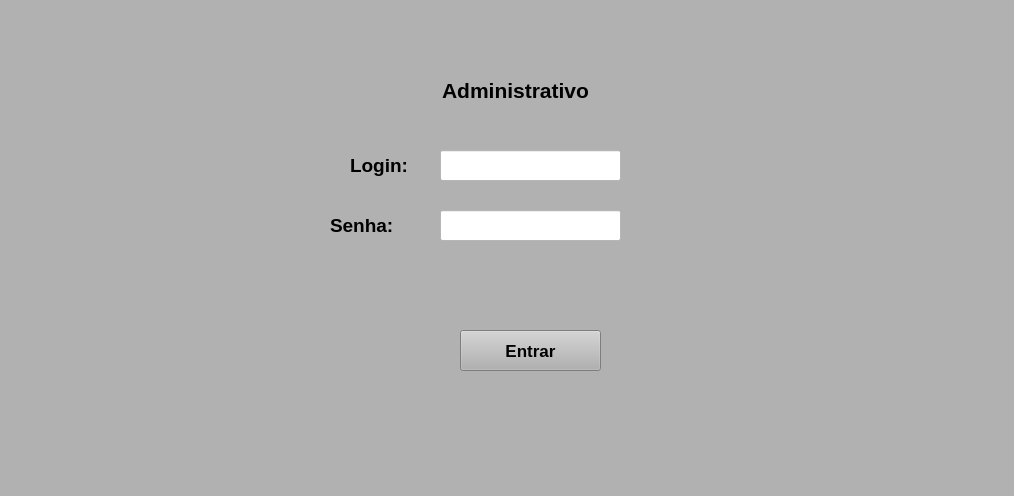
<?xml version="1.0" encoding="UTF-8"?>
<ui version="4.0">
 <class>MainWindow</class>
 <widget class="QMainWindow" name="MainWindow">
  <property name="geometry">
   <rect>
    <x>0</x>
    <y>0</y>
    <width>1014</width>
    <height>496</height>
   </rect>
  </property>
  <property name="windowTitle">
   <string>MainWindow</string>
  </property>
  <property name="styleSheet">
   <string notr="true">background-color: rgb(177, 177, 177);</string>
  </property>
  <widget class="QWidget" name="centralwidget">
   <widget class="QLabel" name="adm">
    <property name="geometry">
     <rect>
      <x>390</x>
      <y>50</y>
      <width>251</width>
      <height>81</height>
     </rect>
    </property>
    <property name="font">
     <font>
      <pointsize>16</pointsize>
      <weight>75</weight>
      <bold>true</bold>
     </font>
    </property>
    <property name="text">
     <string>Administrativo</string>
    </property>
    <property name="alignment">
     <set>Qt::AlignCenter</set>
    </property>
   </widget>
   <widget class="QLabel" name="login">
    <property name="geometry">
     <rect>
      <x>350</x>
      <y>140</y>
      <width>71</width>
      <height>51</height>
     </rect>
    </property>
    <property name="font">
     <font>
      <pointsize>14</pointsize>
      <weight>75</weight>
      <bold>true</bold>
     </font>
    </property>
    <property name="text">
     <string>Login:</string>
    </property>
   </widget>
   <widget class="QLabel" name="senha">
    <property name="geometry">
     <rect>
      <x>330</x>
      <y>200</y>
      <width>81</width>
      <height>51</height>
     </rect>
    </property>
    <property name="font">
     <font>
      <pointsize>14</pointsize>
      <weight>75</weight>
      <bold>true</bold>
     </font>
    </property>
    <property name="text">
     <string>Senha:</string>
    </property>
   </widget>
   <widget class="QLineEdit" name="c_login">
    <property name="geometry">
     <rect>
      <x>440</x>
      <y>150</y>
      <width>181</width>
      <height>31</height>
     </rect>
    </property>
    <property name="styleSheet">
     <string notr="true">background-color: rgb(255, 255, 255);</string>
    </property>
   </widget>
   <widget class="QLineEdit" name="c_senha">
    <property name="geometry">
     <rect>
      <x>440</x>
      <y>210</y>
      <width>181</width>
      <height>31</height>
     </rect>
    </property>
    <property name="styleSheet">
     <string notr="true">background-color: rgb(255, 255, 255);</string>
    </property>
    <property name="echoMode">
     <enum>QLineEdit::Password</enum>
    </property>
   </widget>
   <widget class="QPushButton" name="entrar">
    <property name="geometry">
     <rect>
      <x>460</x>
      <y>330</y>
      <width>141</width>
      <height>41</height>
     </rect>
    </property>
    <property name="font">
     <font>
      <pointsize>13</pointsize>
      <weight>75</weight>
      <bold>true</bold>
     </font>
    </property>
    <property name="text">
     <string>Entrar</string>
    </property>
   </widget>
   <widget class="QLabel" name="aviso">
    <property name="geometry">
     <rect>
      <x>250</x>
      <y>260</y>
      <width>541</width>
      <height>41</height>
     </rect>
    </property>
    <property name="font">
     <font>
      <pointsize>14</pointsize>
      <weight>75</weight>
      <bold>true</bold>
     </font>
    </property>
    <property name="text">
     <string/>
    </property>
    <property name="alignment">
     <set>Qt::AlignCenter</set>
    </property>
   </widget>
  </widget>
  <widget class="QMenuBar" name="menubar">
   <property name="geometry">
    <rect>
     <x>0</x>
     <y>0</y>
     <width>1014</width>
     <height>21</height>
    </rect>
   </property>
  </widget>
  <widget class="QStatusBar" name="statusbar"/>
 </widget>
 <resources/>
 <connections/>
</ui>
